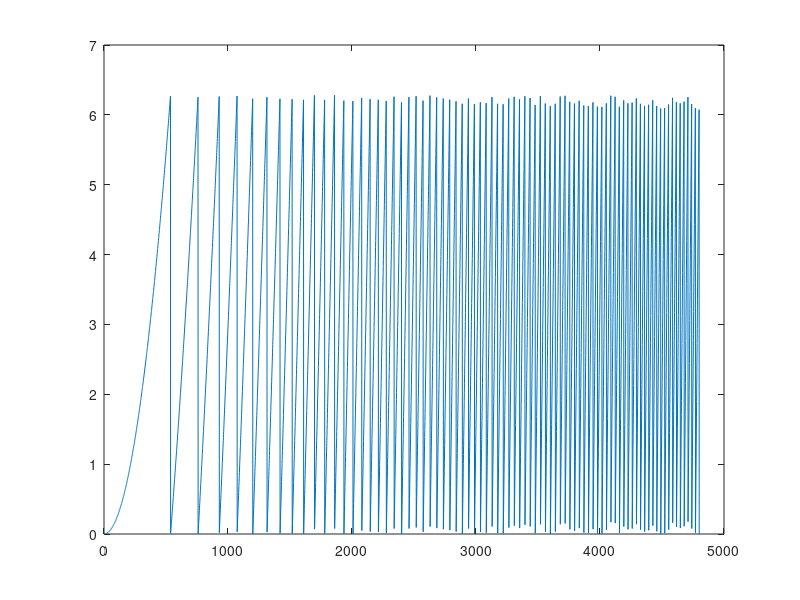
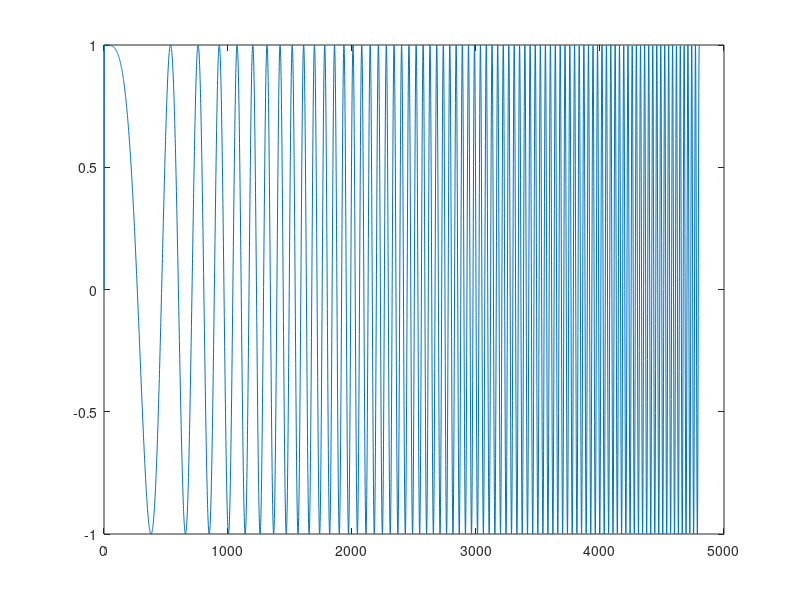

MATLAB code to generate these figures, in order:
%% task 3: generate frequency ramp
clear all
close all
fs = 48000;
fstart = 200;
fstop = 1800;
t = 0.1; %s

steps = t * 48000;
slope = (fstop-fstart)/fs/steps;
phi = 0;
for n = 2:steps
    phi(n) = (2*pi*(fstart*n + slope*n^2/2));
    phi(n) = mod(2*pi*(fstart*n + slope*n^2/2),2*pi);
    sine(n) = cos(phi(n));
end
plot(phi)
figure
plot(sine);
figure
stft(sine,fs);